Frame 1 (no input): blank canvas, image omitted
Frame 60 (no input): blank canvas, image omitted
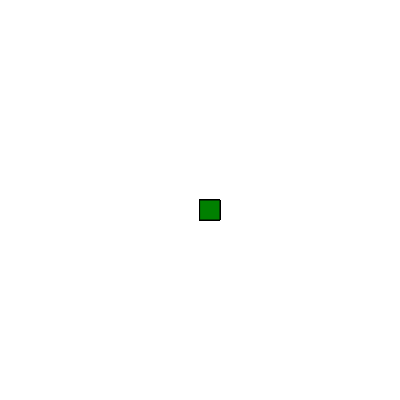
Frame 120 (the mouse pressed at the canvas centre since frame 60)

The p5.js sketch whose frames 1 and 60 were blank and that drew this single picture after the mouse press (run headless with seeded random() and noise() and a simulated clock; from frame 60 on, the mouse is pressed at the canvas centre):

// p5.js sketch
// ── sketch.js
function setup() {
  createCanvas(400, 400);
  background("white");
}

function draw() {
  stroke("black");
  fill("green");
  
  if(mouseIsPressed){
    rect(mouseX, mouseY, 20, 20);
  }
}
